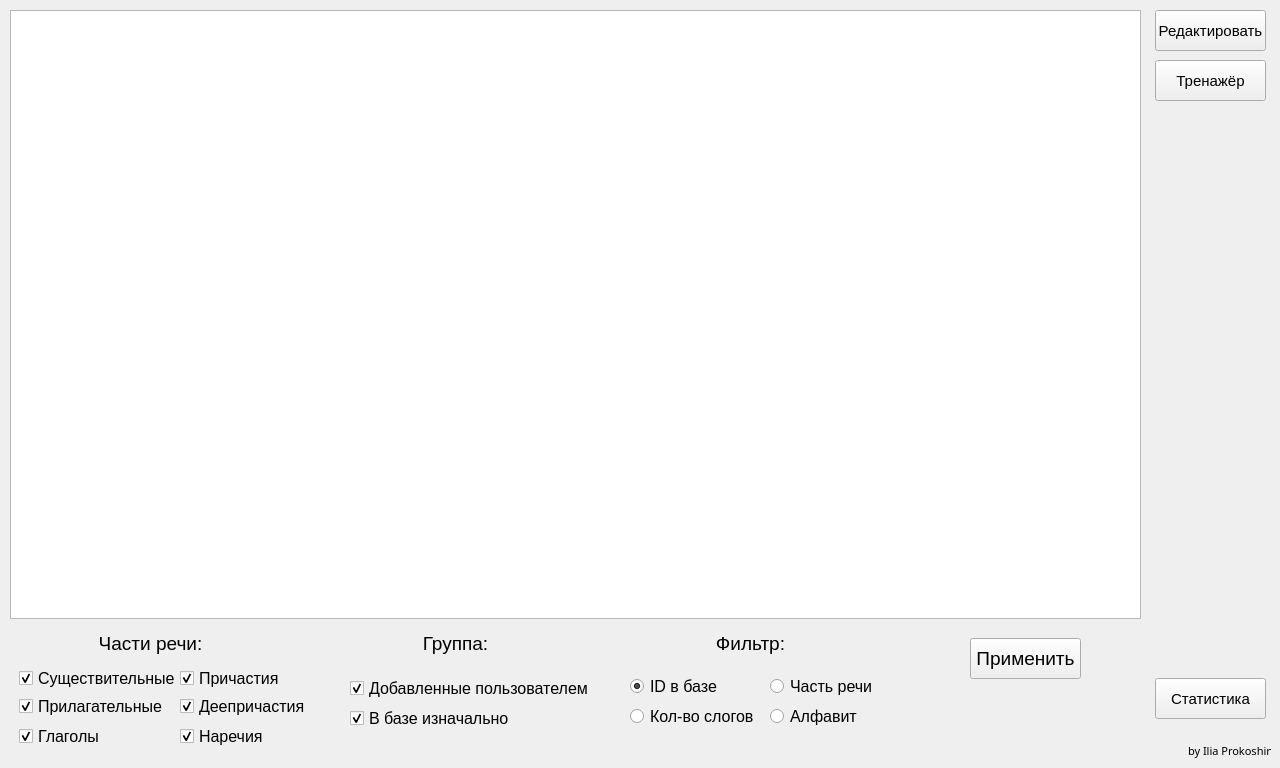
<?xml version="1.0" encoding="UTF-8"?>
<ui version="4.0">
 <class>MainWindow</class>
 <widget class="QMainWindow" name="MainWindow">
  <property name="geometry">
   <rect>
    <x>0</x>
    <y>0</y>
    <width>1280</width>
    <height>768</height>
   </rect>
  </property>
  <property name="font">
   <font>
    <pointsize>12</pointsize>
   </font>
  </property>
  <property name="windowTitle">
   <string>Ударный тренажёр</string>
  </property>
  <widget class="QWidget" name="centralwidget">
   <widget class="QTableWidget" name="table">
    <property name="enabled">
     <bool>true</bool>
    </property>
    <property name="geometry">
     <rect>
      <x>10</x>
      <y>10</y>
      <width>1131</width>
      <height>609</height>
     </rect>
    </property>
    <attribute name="horizontalHeaderDefaultSectionSize">
     <number>180</number>
    </attribute>
    <attribute name="horizontalHeaderMinimumSectionSize">
     <number>180</number>
    </attribute>
    <attribute name="verticalHeaderDefaultSectionSize">
     <number>50</number>
    </attribute>
   </widget>
   <widget class="QCheckBox" name="Box1">
    <property name="geometry">
     <rect>
      <x>19</x>
      <y>668</y>
      <width>161</width>
      <height>21</height>
     </rect>
    </property>
    <property name="text">
     <string>Существительные</string>
    </property>
    <property name="checked">
     <bool>true</bool>
    </property>
   </widget>
   <widget class="QCheckBox" name="Box2">
    <property name="geometry">
     <rect>
      <x>19</x>
      <y>698</y>
      <width>161</width>
      <height>17</height>
     </rect>
    </property>
    <property name="text">
     <string>Прилагательные</string>
    </property>
    <property name="checked">
     <bool>true</bool>
    </property>
   </widget>
   <widget class="QCheckBox" name="Box3">
    <property name="geometry">
     <rect>
      <x>19</x>
      <y>728</y>
      <width>161</width>
      <height>17</height>
     </rect>
    </property>
    <property name="text">
     <string>Глаголы</string>
    </property>
    <property name="checked">
     <bool>true</bool>
    </property>
   </widget>
   <widget class="QCheckBox" name="Box4">
    <property name="geometry">
     <rect>
      <x>180</x>
      <y>668</y>
      <width>140</width>
      <height>21</height>
     </rect>
    </property>
    <property name="text">
     <string>Причастия</string>
    </property>
    <property name="checked">
     <bool>true</bool>
    </property>
   </widget>
   <widget class="QCheckBox" name="Box5">
    <property name="geometry">
     <rect>
      <x>180</x>
      <y>698</y>
      <width>140</width>
      <height>17</height>
     </rect>
    </property>
    <property name="text">
     <string>Деепричастия</string>
    </property>
    <property name="checked">
     <bool>true</bool>
    </property>
   </widget>
   <widget class="QCheckBox" name="Box6">
    <property name="geometry">
     <rect>
      <x>180</x>
      <y>728</y>
      <width>140</width>
      <height>17</height>
     </rect>
    </property>
    <property name="text">
     <string>Наречия</string>
    </property>
    <property name="checked">
     <bool>true</bool>
    </property>
   </widget>
   <widget class="QLabel" name="label1">
    <property name="geometry">
     <rect>
      <x>80</x>
      <y>633</y>
      <width>141</width>
      <height>21</height>
     </rect>
    </property>
    <property name="font">
     <font>
      <pointsize>14</pointsize>
     </font>
    </property>
    <property name="text">
     <string>Части речи:</string>
    </property>
    <property name="alignment">
     <set>Qt::AlignCenter</set>
    </property>
   </widget>
   <widget class="QCheckBox" name="Box8">
    <property name="geometry">
     <rect>
      <x>350</x>
      <y>708</y>
      <width>241</width>
      <height>21</height>
     </rect>
    </property>
    <property name="text">
     <string>В базе изначально</string>
    </property>
    <property name="checked">
     <bool>true</bool>
    </property>
   </widget>
   <widget class="QCheckBox" name="Box7">
    <property name="geometry">
     <rect>
      <x>350</x>
      <y>678</y>
      <width>241</width>
      <height>21</height>
     </rect>
    </property>
    <property name="text">
     <string>Добавленные пользователем</string>
    </property>
    <property name="checked">
     <bool>true</bool>
    </property>
   </widget>
   <widget class="QLabel" name="label2">
    <property name="geometry">
     <rect>
      <x>400</x>
      <y>633</y>
      <width>111</width>
      <height>21</height>
     </rect>
    </property>
    <property name="font">
     <font>
      <pointsize>14</pointsize>
     </font>
    </property>
    <property name="text">
     <string>Группа:</string>
    </property>
    <property name="alignment">
     <set>Qt::AlignCenter</set>
    </property>
   </widget>
   <widget class="QLabel" name="label3">
    <property name="geometry">
     <rect>
      <x>690</x>
      <y>633</y>
      <width>121</width>
      <height>21</height>
     </rect>
    </property>
    <property name="font">
     <font>
      <pointsize>14</pointsize>
     </font>
    </property>
    <property name="text">
     <string>Фильтр:</string>
    </property>
    <property name="alignment">
     <set>Qt::AlignCenter</set>
    </property>
   </widget>
   <widget class="QRadioButton" name="radio1">
    <property name="geometry">
     <rect>
      <x>630</x>
      <y>678</y>
      <width>131</width>
      <height>17</height>
     </rect>
    </property>
    <property name="text">
     <string>ID в базе</string>
    </property>
    <property name="checked">
     <bool>true</bool>
    </property>
    <attribute name="buttonGroup">
     <string notr="true">Group</string>
    </attribute>
   </widget>
   <widget class="QRadioButton" name="radio2">
    <property name="geometry">
     <rect>
      <x>630</x>
      <y>708</y>
      <width>131</width>
      <height>17</height>
     </rect>
    </property>
    <property name="text">
     <string>Кол-во слогов</string>
    </property>
    <attribute name="buttonGroup">
     <string notr="true">Group</string>
    </attribute>
   </widget>
   <widget class="QRadioButton" name="radio3">
    <property name="geometry">
     <rect>
      <x>770</x>
      <y>678</y>
      <width>111</width>
      <height>17</height>
     </rect>
    </property>
    <property name="text">
     <string>Часть речи</string>
    </property>
    <attribute name="buttonGroup">
     <string notr="true">Group</string>
    </attribute>
   </widget>
   <widget class="QRadioButton" name="radio4">
    <property name="geometry">
     <rect>
      <x>770</x>
      <y>708</y>
      <width>111</width>
      <height>17</height>
     </rect>
    </property>
    <property name="text">
     <string>Алфавит</string>
    </property>
    <attribute name="buttonGroup">
     <string notr="true">Group</string>
    </attribute>
   </widget>
   <widget class="QPushButton" name="ok_but">
    <property name="geometry">
     <rect>
      <x>970</x>
      <y>638</y>
      <width>111</width>
      <height>41</height>
     </rect>
    </property>
    <property name="font">
     <font>
      <pointsize>14</pointsize>
     </font>
    </property>
    <property name="text">
     <string>Применить</string>
    </property>
   </widget>
   <widget class="QLabel" name="label_info">
    <property name="geometry">
     <rect>
      <x>920</x>
      <y>698</y>
      <width>201</width>
      <height>31</height>
     </rect>
    </property>
    <property name="font">
     <font>
      <family>Bahnschrift SemiLight</family>
      <pointsize>14</pointsize>
     </font>
    </property>
    <property name="text">
     <string/>
    </property>
    <property name="alignment">
     <set>Qt::AlignCenter</set>
    </property>
   </widget>
   <widget class="QLabel" name="label">
    <property name="geometry">
     <rect>
      <x>1188</x>
      <y>741</y>
      <width>83</width>
      <height>20</height>
     </rect>
    </property>
    <property name="font">
     <font>
      <family>Bahnschrift SemiLight</family>
      <pointsize>8</pointsize>
     </font>
    </property>
    <property name="text">
     <string>by Ilia Prokoshin</string>
    </property>
   </widget>
   <widget class="QPushButton" name="redactor_but">
    <property name="geometry">
     <rect>
      <x>1155</x>
      <y>10</y>
      <width>111</width>
      <height>41</height>
     </rect>
    </property>
    <property name="font">
     <font>
      <pointsize>11</pointsize>
     </font>
    </property>
    <property name="text">
     <string>Редактировать</string>
    </property>
   </widget>
   <widget class="QPushButton" name="train_but">
    <property name="geometry">
     <rect>
      <x>1155</x>
      <y>60</y>
      <width>111</width>
      <height>41</height>
     </rect>
    </property>
    <property name="font">
     <font>
      <pointsize>11</pointsize>
     </font>
    </property>
    <property name="text">
     <string>Тренажёр</string>
    </property>
   </widget>
   <widget class="QPushButton" name="stat_but">
    <property name="geometry">
     <rect>
      <x>1155</x>
      <y>678</y>
      <width>111</width>
      <height>41</height>
     </rect>
    </property>
    <property name="font">
     <font>
      <pointsize>11</pointsize>
     </font>
    </property>
    <property name="text">
     <string>Статистика</string>
    </property>
   </widget>
  </widget>
 </widget>
 <resources/>
 <connections/>
 <buttongroups>
  <buttongroup name="Group"/>
 </buttongroups>
</ui>
